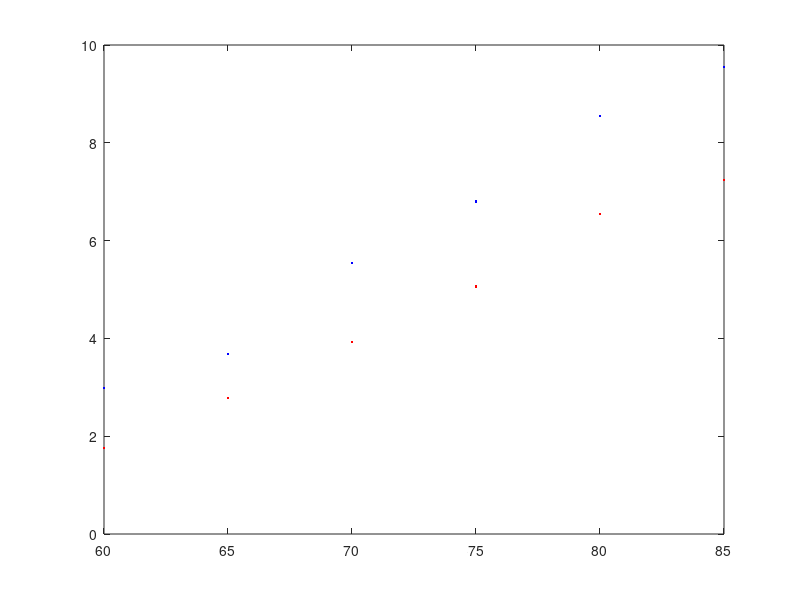

Reproduce this figure in MATLAB. (Note: this script raises an error after producing the figure.)

clear all 
%https://blog.minitab.com/blog/adventures-in-statistics-2/how-to-compare-regression-lines-between-different-models
% red=load('redData.dat');
% blue=load('blueData.dat');

red(:,1)=[60,65,70,75,80,85];
red(:,2)=[1.76,2.78,3.93,5.06,6.55,7.24];
blue(:,1)=red(:,1);
blue(:,2)=[2.98,3.68,5.54,6.8,8.55,9.55];


plot(red(:,1),red(:,2),'r.')
hold on 
plot(blue(:,1),blue(:,2),'b.')

out1=errorAndPvalue(red(:,1),red(:,2));
  q=plot(red(:,1),out1.yfit,'r-','linewidth',0.6);
out2=errorAndPvalue(blue(:,1),blue(:,2));
  q=plot(blue(:,1),out2.yfit,'b-','linewidth',0.6);

tvalue=abs(out1.p(1) - out2.p(1)) / sqrt( out1.SE_slope^2 + out2.SE_slope^2)

 mypvalue=2*tcdf(tvalue,length(blue)+length(red)-4, 'upper')



function  output=errorAndPvalue(x,y)
               g=fittype(@(m,c,x) (m*x+c));              
               [p,s]=polyfit(x,y,1);
               [yfit,d] = polyval(p,x,s); 

               yresid = y-yfit;
               SSresid = sum(yresid.^2);
               SStotal = sum( (y-mean(y)).^2); % same thing   (length(y)-1) * var(y)
               nrsq = 1 - SSresid/SStotal;
               nrsq_adj = 1 - SSresid/SStotal * (length(y)-1)/(length(y)-length(p));
                 
               [f,stat]=fit(x,y,g,'startpoint',[-0.1,1]);
               
               % Two Sided 2*tcdf(2.29,99,'upper') 
               % One Sided   tcdf(2.29,99,'upper')
               %https://handbook-5-1.cochrane.org/chapter_7/7_7_3_2_obtaining_standard_deviations_from_standard_errors_and.htm
               %https://stattrek.com/regression/slope-test.aspx   
            
               SE = sqrt(SSresid/(length(y)-2)) / sqrt( sum((x-mean(x)).^2) ); % Standard Error 
               SE1 = sqrt(SSresid/(length(y)-2)) * sqrt( sum(x.^2) /( length(y)*sum((x-mean(x)).^2)) ); % Standard Error 
               mypvalue=2*tcdf(abs(f.m/SE),stat.dfe, 'upper');
               [f.m/SE,stat.dfe,mypvalue];
               output.pvalue=mypvalue;
               output.yfit=yfit;
               output.Rsq1=nrsq;
               output.SE_slope=SE;
               output.SE_intercept=SE1;
               output.p=p;
end
